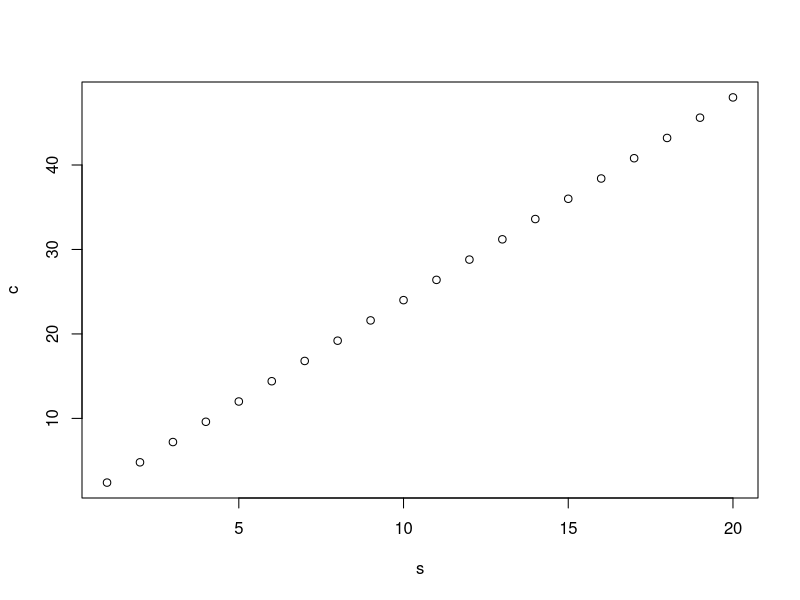

Generate this figure with R:
## ---- chunk 1
knitr::opts_chunk$set(echo = TRUE)
## ---- chunk 2
s <- seq(1, 20, by = 1)
c <- (12/5)*s

c 
## ---- chunk 3
plot(s, c)
